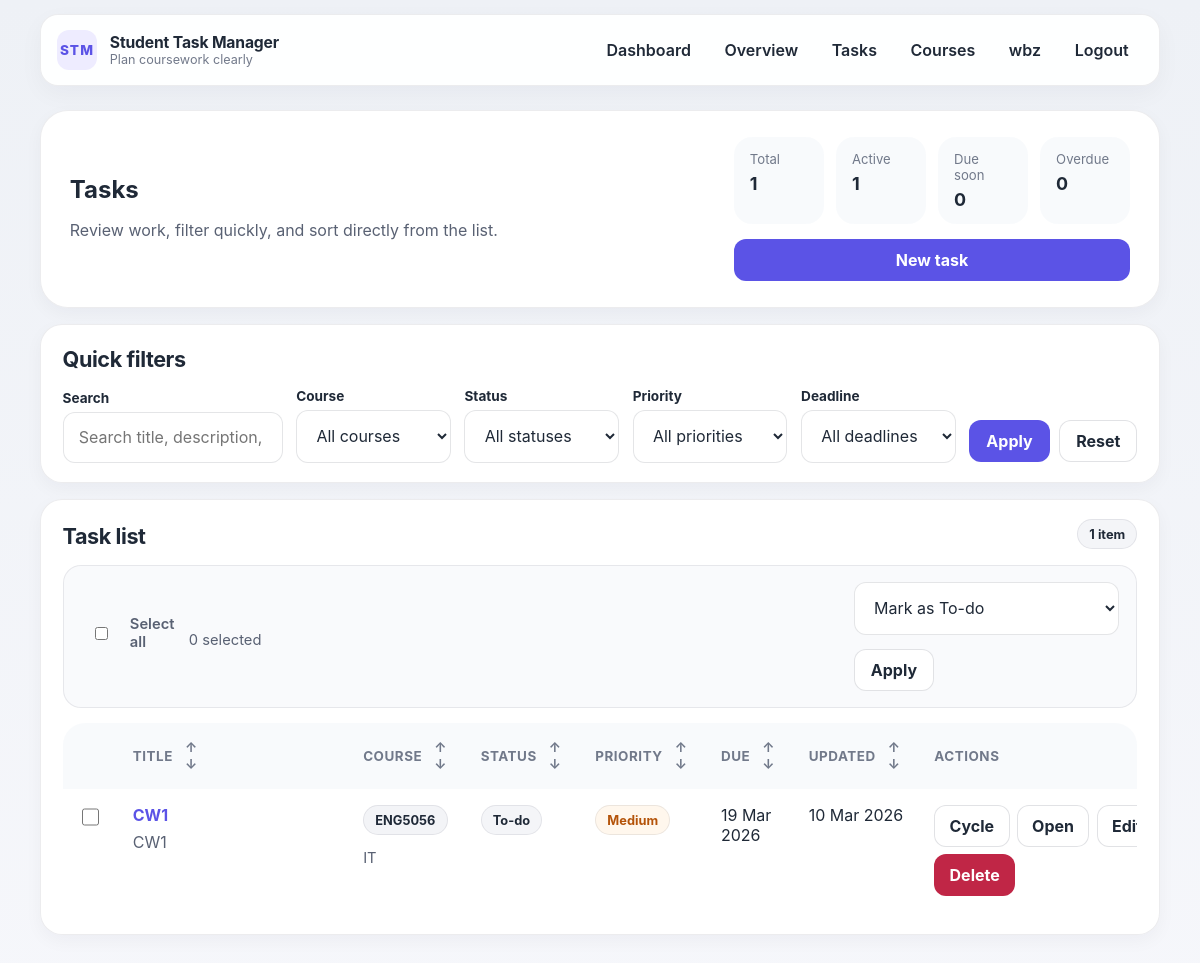
Page /tasks/ (signed in) on the committed database.
### core/models.py (models this page shows, shortened)
class Profile(models.Model):
    user = models.OneToOneField(settings.AUTH_USER_MODEL, on_delete=models.CASCADE, related_name='profile')
    display_name = models.CharField(max_length=120, blank=True)
    avatar = models.URLField(blank=True, help_text='Optional image URL for your profile avatar.')
    created_at = models.DateTimeField(auto_now_add=True)

class Task(models.Model):
    class Status(models.TextChoices):
        TODO = 'todo', 'To-do'
        DOING = 'doing', 'Doing'
        DONE = 'done', 'Done'
    class Priority(models.TextChoices):
        LOW = 'low', 'Low'
        MEDIUM = 'medium', 'Medium'
        HIGH = 'high', 'High'
    user = models.ForeignKey(settings.AUTH_USER_MODEL, on_delete=models.CASCADE, related_name='tasks')
    course = models.ForeignKey(Course, on_delete=models.CASCADE, related_name='tasks')
    title = models.CharField(max_length=200)
    description = models.TextField(blank=True)
    status = models.CharField(max_length=10, choices=Status.choices, default=Status.TODO)
    priority = models.CharField(max_length=10, choices=Priority.choices, default=Priority.MEDIUM)
    due_date = models.DateField()
    completed_at = models.DateTimeField(blank=True, null=True)
    created_at = models.DateTimeField(auto_now_add=True)
    updated_at = models.DateTimeField(auto_now=True)
    class Meta:
        ordering = ['due_date', '-updated_at']
    @property
    def is_completed(self) -> bool:
        return self.status == self.Status.DONE
    @property
    def is_due_soon(self) -> bool:
        today = timezone.localdate()
        return not self.is_completed and today <= self.due_date <= today + timedelta(days=3)
    @property
    def is_overdue(self) -> bool:
        return not self.is_completed and self.due_date < timezone.localdate()
    @property
    def status_badge_class(self) -> str:
        return f'status-{self.status}'
    @property
    def priority_badge_class(self) -> str:
        return f'priority-{self.priority}'

class Course(models.Model):
    user = models.ForeignKey(settings.AUTH_USER_MODEL, on_delete=models.CASCADE, related_name='courses')
    code = models.CharField(max_length=20)
    title = models.CharField(max_length=150)
    semester = models.CharField(max_length=50, blank=True)
    created_at = models.DateTimeField(auto_now_add=True)
    class Meta:
        ordering = ['code', 'title']
        constraints = [
            models.UniqueConstraint(fields=['user', 'code'], name='unique_course_code_per_user')
        ]
    def __str__(self) -> str:
        return f'{self.code} - {self.title}'

### core/views.py (the view)
# urls.py: path('tasks/', TaskListView.as_view(), name='task_list'),
class TaskListView(LoginRequiredMixin, ListView):
    model = Task
    template_name = 'core/task_list.html'
    context_object_name = 'tasks'
    SORTABLE_COLUMNS = {
        'title': ('title_asc', 'title_desc'),
        'course': ('course_asc', 'course_desc'),
        'status': ('status_asc', 'status_desc'),
        'priority': ('priority_asc', 'priority_desc'),
        'due': ('due_asc', 'due_desc'),
        'updated': ('updated_asc', 'updated_desc'),
    }
    def get_queryset(self):
        return apply_task_filters(base_task_queryset(self.request.user), self.request.GET)
    def build_sort_url(self, sort_value: str) -> str:
        params = self.request.GET.copy()
        if sort_value:
            params['sort'] = sort_value
        elif 'sort' in params:
            params.pop('sort')
        query_string = params.urlencode()
        return f"{reverse('task_list')}?{query_string}" if query_string else reverse('task_list')
    def get_sort_links(self):
        links = {}
        for key, (asc_value, desc_value) in self.SORTABLE_COLUMNS.items():
            links[key] = {
                'asc': self.build_sort_url(asc_value),
                'desc': self.build_sort_url(desc_value),
            }
        return links
    def get_context_data(self, **kwargs):
        context = super().get_context_data(**kwargs)
        all_tasks = base_task_queryset(self.request.user)
        current_query = self.request.GET.urlencode()
        current_list_url = reverse('task_list')
        if current_query:
            current_list_url = f'{current_list_url}?{current_query}'
        filter_form = TaskFilterForm(self.request.GET or None, user=self.request.user)
        context['filter_form'] = filter_form
        context['bulk_form'] = BulkTaskActionForm(initial={'next': current_list_url})
        context['current_query'] = current_query
        context['current_list_url'] = current_list_url
        context['sort_links'] = self.get_sort_links()
        context['current_sort'] = self.request.GET.get('sort', 'smart')
        context['filter_active'] = any(self.request.GET.get(key) for key in ['q', 'course', 'status', 'priority', 'deadline'])
        context['compact_filter_values'] = {
            'q': filter_form['q'],
            'course': filter_form['course'],
            'status': filter_form['status'],
            'priority': filter_form['priority'],
            'deadline': filter_form['deadline'],
        }
        context.update(build_dashboard_summary(all_tasks))
        return context

### templates/core/task_list.html (shortened to what this page needs)
{% extends 'base.html' %}
{% block content %}
<section class="task-page-header card compact-page-card">
    <div>
        <h1>Tasks</h1>
        <p class="hero-text">Review work, filter quickly, and sort directly from the list.</p>
    </div>
    <div class="task-page-header-side">
        <div class="mini-stat-grid">
            <div><span>Total</span><strong>{{ total_tasks }}</strong></div>
            <div><span>Active</span><strong>{{ active_count }}</strong></div>
            <div><span>Due soon</span><strong>{{ due_soon_count }}</strong></div>
            <div><span>Overdue</span><strong>{{ overdue_count }}</strong></div>
        </div>
        <a class="btn btn-primary" href="{% url 'task_create' %}?next={{ current_list_url|urlencode }}">New task</a>
    </div>
</section>
<section class="card compact-filter-shell">
    <div class="section-heading section-heading-tight">
        <h2>Quick filters</h2>
    </div>
    <form method="get" class="compact-filter-grid" novalidate>
        <div class="compact-filter-search">
            <label for="{{ compact_filter_values.q.id_for_label }}">Search</label>
            {{ compact_filter_values.q }}
        </div>
        <div>
            <label for="{{ compact_filter_values.course.id_for_label }}">Course</label>
            {{ compact_filter_values.course }}
        </div>
        <div>
            <label for="{{ compact_filter_values.status.id_for_label }}">Status</label>
            {{ compact_filter_values.status }}
        </div>
        <div>
            <label for="{{ compact_filter_values.priority.id_for_label }}">Priority</label>
            {{ compact_filter_values.priority }}
        </div>
        <div>
            <label for="{{ compact_filter_values.deadline.id_for_label }}">Deadline</label>
            {{ compact_filter_values.deadline }}
        </div>
        <div class="compact-filter-actions">
            <button type="submit" class="btn btn-primary">Apply</button>
            <a class="btn btn-ghost" href="{% url 'task_list' %}">Reset</a>
        </div>
    </form>
</section>
<section class="card task-table-card">
    <div class="section-heading task-list-topbar">
        <h2>Task list</h2>
        <span class="chip chip-neutral">{{ tasks|length }} item{{ tasks|length|pluralize }}</span>
    </div>
    {% if tasks %}
        <form method="post" action="{% url 'task_bulk_action' %}" class="bulk-panel bulk-panel-table" data-bulk-form>
            <div class="bulk-panel-left">
                <label class="selection-toggle"><input type="checkbox" data-select-all> <span>Select all</span></label>
                <span class="small-muted" data-selection-count>0 selected</span>
            </div>
            <div class="bulk-panel-actions">
                {{ bulk_form.action }}
                <button type="submit" class="btn btn-secondary" data-bulk-submit disabled>Apply</button>
            </div>
        </form>
        <div class="task-table-wrapper">
            <table class="task-table">
                <thead>
                    <tr>
                        <th class="task-table-checkbox-col"></th>
                        <th>
                            <div class="sortable-head">
                                <span>Title</span>
                                <span class="sort-pair"><a href="{{ sort_links.title.asc }}" aria-label="Sort title ascending">↑</a><a href="{{ sort_links.title.desc }}" aria-label="Sort title descending">↓</a></span>
                            </div>
                        </th>
                        <th>
                            <div class="sortable-head">
                                <span>Course</span>
                                <span class="sort-pair"><a href="{{ sort_links.course.asc }}" aria-label="Sort course ascending">↑</a><a href="{{ sort_links.course.desc }}" aria-label="Sort course descending">↓</a></span>
                            </div>
                        </th>
                        <th>
                            <div class="sortable-head">
                                <span>Status</span>
                                <span class="sort-pair"><a href="{{ sort_links.status.asc }}" aria-label="Sort status ascending">↑</a><a href="{{ sort_links.status.desc }}" aria-label="Sort status descending">↓</a></span>
                            </div>
                        </th>
                        <th>
                            <div class="sortable-head">
                                <span>Priority</span>
                                <span class="sort-pair"><a href="{{ sort_links.priority.asc }}" aria-label="Sort priority ascending">↑</a><a href="{{ sort_links.priority.desc }}" aria-label="Sort priority descending">↓</a></span>
                            </div>
                        </th>
                        <th>
                            <div class="sortable-head">
                                <span>Due</span>
                                <span class="sort-pair"><a href="{{ sort_links.due.asc }}" aria-label="Sort due date ascending">↑</a><a href="{{ sort_links.due.desc }}" aria-label="Sort due date descending">↓</a></span>
                            </div>
                        </th>
                        <th>
                            <div class="sortable-head">
                                <span>Updated</span>
                                <span class="sort-pair"><a href="{{ sort_links.updated.asc }}" aria-label="Sort updated date ascending">↑</a><a href="{{ sort_links.updated.desc }}" aria-label="Sort updated date descending">↓</a></span>
                            </div>
                        </th>
                        <th class="task-table-actions-col">Actions</th>
                    </tr>
                </thead>
                <tbody>
                    {% for task in tasks %}
                        {% include 'core/partials/task_table_row.html' with task=task current_list_url=current_list_url %}
                    {% endfor %}
                </tbody>
            </table>
        </div>
    {% endif %}
</section>
{% endblock %}

### templates/base.html (shortened to what this page needs)
{% load static %}
<!DOCTYPE html>
<html lang="en">
<head>
    <link rel="stylesheet" href="{% static 'css/styles.css' %}?v=19">
</head>
<body class="page-transition-shell">
    <header class="site-header">
        <div class="container header-shell">
            <a class="brand" href="{% url 'dashboard' %}">
                <span class="brand-mark">STM</span>
                <span>
                    <strong>Student Task Manager</strong>
                    <small>Plan coursework clearly</small>
                </span>
            </a>
            <nav id="site-nav" class="site-nav" aria-label="Primary">
                <ul>
                    {% if request.user.is_authenticated %}
                        <li><a href="{% url 'dashboard' %}">Dashboard</a></li>
                        <li><a href="{% url 'overview' %}">Overview</a></li>
                        <li><a href="{% url 'task_list' %}">Tasks</a></li>
                        <li><a href="{% url 'course_list' %}">Courses</a></li>
                        <li><a href="{% url 'profile' %}">{{ request.user.profile.display_name|default:request.user.username }}</a></li>
                        <li>
                            <form method="post" action="{% url 'logout' %}" data-confirm-title="Log out?" data-confirm="Do you want to log out of your account now?" data-confirm-confirm="Log out" data-confirm-cancel="Cancel" data-page-transition-form>
                                <button class="link-button" type="submit">Logout</button>
                            </form>
                        </li>
                    {% else %}
                        <li><a href="{% url 'login' %}">Login</a></li>
                        <li><a class="nav-pill guest-register-link" href="{% url 'register' %}">Create account</a></li>
                    {% endif %}
                </ul>
            </nav>
        </div>
    </header>
    <main id="main-content" class="container main-shell page-transition-main">
        {% block content %}{% endblock %}
    </main>
</body>
</html>

### templates/core/partials/task_table_row.html (shortened to what this page needs)
<tr class="task-table-row {% if task.is_overdue %}task-table-row-overdue{% elif task.is_due_soon %}task-table-row-due{% endif %}" data-task-id="{{ task.id }}">
    <td class="task-table-checkbox-col"><input type="checkbox" class="task-select-checkbox" value="{{ task.id }}" aria-label="Select {{ task.title }}"></td>
    <td>
        <div class="task-table-title-cell">
            <a class="task-title-link" href="{% url 'task_detail' task.pk %}{% if current_list_url %}?next={{ current_list_url|urlencode }}{% endif %}"><strong>{{ task.title }}</strong></a>
            <p class="muted clamp-2">{{ task.description|default:'No description provided.' }}</p>
        </div>
    </td>
    <td>
        <div class="task-table-course">
            <span class="badge">{{ task.course.code }}</span>
            <span class="small-muted">{{ task.course.title }}</span>
        </div>
    </td>
    <td>
        <div class="task-table-status-cell">
            <span class="badge status-badge {{ task.status_badge_class }}" data-status-text>{{ task.get_status_display }}</span>
        </div>
    </td>
    <td><span class="badge {{ task.priority_badge_class }}">{{ task.get_priority_display }}</span></td>
    <td>{{ task.due_date|date:'d M Y' }}</td>
    <td>{{ task.updated_at|date:'d M Y' }}</td>
    <td>
        <div class="task-table-actions">
            <button type="button" class="btn btn-ghost quick-status-btn" data-quick-status-url="{% url 'quick_status_update' task.pk %}">Cycle</button>
            <a class="btn btn-ghost" href="{% url 'task_detail' task.pk %}{% if current_list_url %}?next={{ current_list_url|urlencode }}{% endif %}">Open</a>
            <a class="btn btn-ghost" href="{% url 'task_update' task.pk %}{% if current_list_url %}?next={{ current_list_url|urlencode }}{% endif %}">Edit</a>
            <a class="btn btn-danger" href="{% url 'task_delete' task.pk %}{% if current_list_url %}?next={{ current_list_url|urlencode }}{% endif %}">Delete</a>
        </div>
    </td>
</tr>

### rows in the picture
Task: title "CW1", description "CW1", course.code "ENG5056", course "IT", status "To-do", priority "Medium", due_date "19 Mar 2026", updated_at "10 Mar 2026"

### other values in the picture
{{ request.user.profile.display_name|default:request.user.username }} "wbz"
{{ total_tasks }} "1"
{{ active_count }} "1"
{{ due_soon_count }} "0"
{{ overdue_count }} "0"
{{ tasks|length }} "1"
